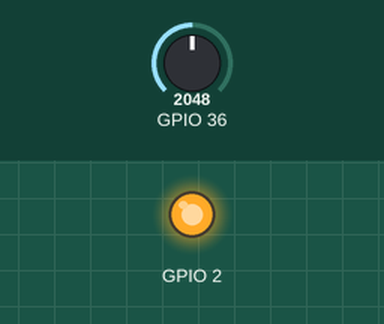
The sketch below on a simulated ESP32. On the bench: output pins drawn as LEDs (lit = HIGH). The test bench sets the inputs (shaded band); at power-on: GPIO 36 = 2048. What the sketch prints to the serial monitor is not drawn.

Above: at 5.8 s.
5.9 s: GPIO 36 set to 541
11.9 s: GPIO 36 set to 460
At 16.2 s:
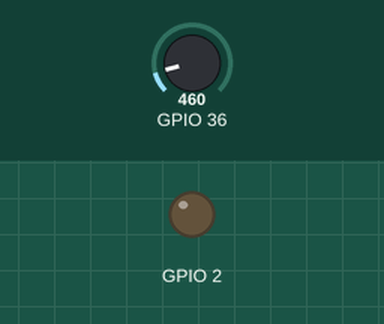
17.9 s: GPIO 36 set to 540
At 18.4 s:
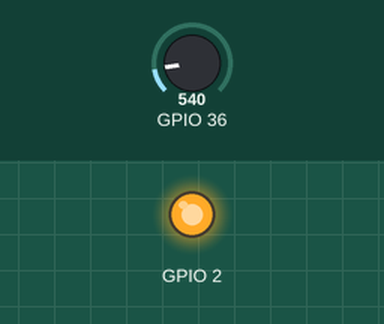
23.9 s: GPIO 36 set to 491
At 28.4 s:
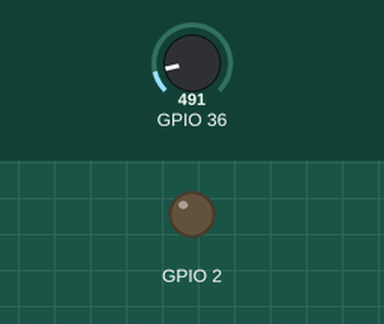
Timing chart, 0 to 29.9 s (numbered marks = the images above; inputs shaded):
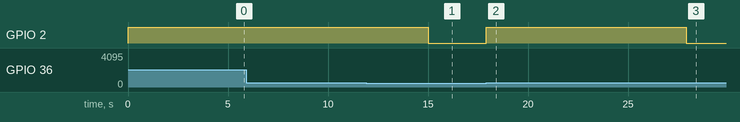

The sketch:

Project_23_Sound_Controlled_Lamp.ino
```cpp
//**********************************************************************************
/*
 * 名称   : Sound_Controlled_Lamp
 * 功能   : 声音传感器控制LED
 * 作者   : http://www.keyes-robot.com/
*/
int item = 0;
void setup() {
  Serial.begin(115200); //设置串口波特率为115200
  pinMode(36, INPUT);   //将声音传感器连接到GPIO36上，并设置为输入模式
  pinMode(2, OUTPUT);  //将LED连接到GPIO2上，并设置为输出模式
}

void loop() {
  item = analogRead(36);   //声音传感器读取声音大小，将读取到的模拟值赋予变量Item
  Serial.println(item);  //串口打印声音传感器的模拟信号
  if (item > 500) {  //模拟值大于500
    digitalWrite(2, HIGH);  //打开LED
    delay(5000);  //延迟 5s
  } else {  //否则，模拟值不大于500
    digitalWrite(2, LOW);  //关闭LED
  }
}
//**********************************************************************************
```

Measured:
- the behaviour switches between 501 and 500 on GPIO 36 (found by bisection; images 0 and 1)
- after the input at 11.9 s, GPIO 2: HIGH → LOW after 3.1 s
- after the input at 17.9 s, GPIO 2: LOW → HIGH at once
- after the input at 23.9 s, GPIO 2: HIGH → LOW after 4.0 s
